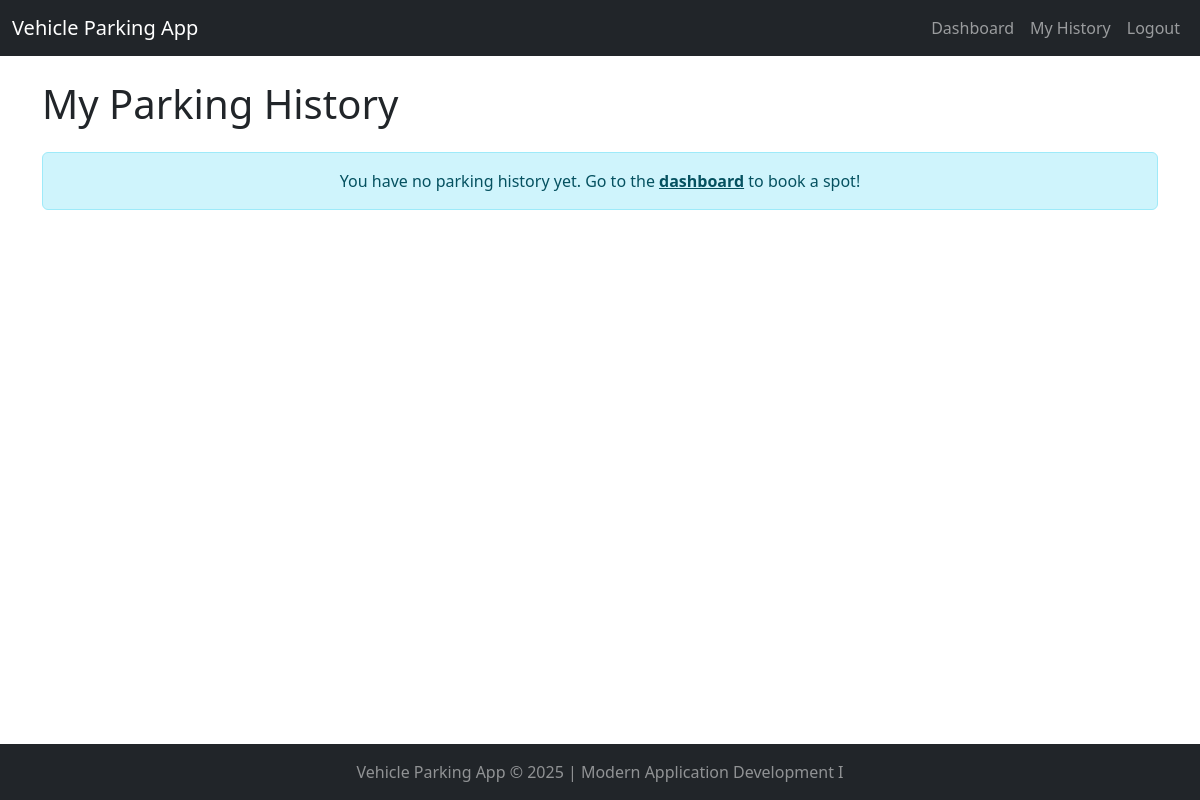
/user_history (signed in), run on an earlier commit of the app's database.
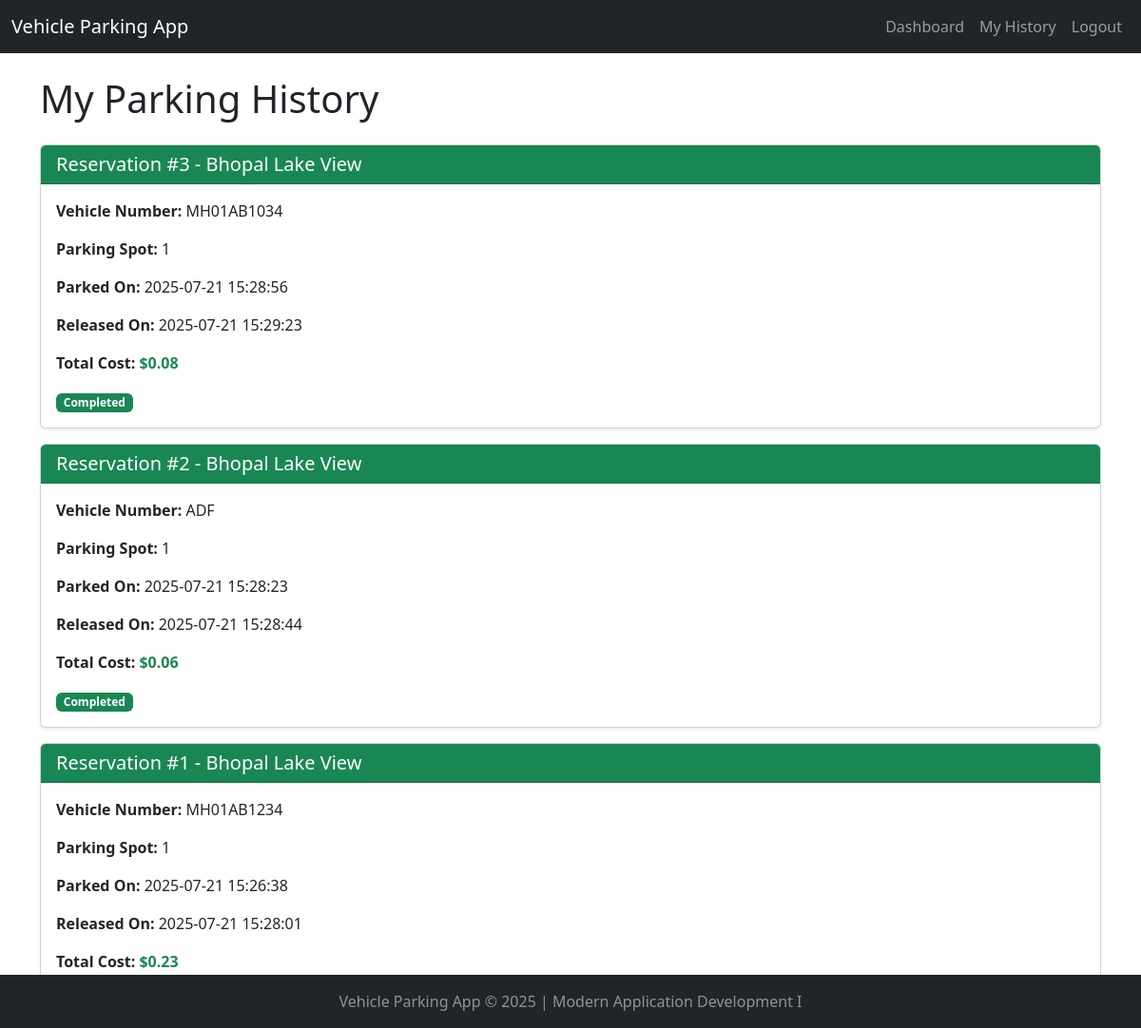
And on a later commit of the database.
### app.py (models this page shows)
class ReservedSpot(db.Model):
    __tablename__ = "reserved_spots"
    id = db.Column(db.Integer, primary_key=True)
    spot_id = db.Column(db.Integer, db.ForeignKey("parking_spots.id"), nullable=False) # Remove unique=True
    user_id = db.Column(db.Integer, db.ForeignKey("users.id"), nullable=False)
    vehicle_number = db.Column(db.String(20), nullable=False)
    parking_timestamp = db.Column(db.DateTime, nullable=False, default=datetime.datetime.now)
    leaving_timestamp = db.Column(db.DateTime, nullable=True)
    total_cost = db.Column(db.Float, nullable=True)

class ParkingLot(db.Model):
    __tablename__ = "parking_lots"
    id = db.Column(db.Integer, primary_key=True)
    prime_location_name = db.Column(db.String(120), unique=True, nullable=False)
    price_per_hour = db.Column(db.Float, nullable=False)
    address = db.Column(db.String(200), nullable=False)
    pin_code = db.Column(db.String(10), nullable=False)
    maximum_number_of_spots = db.Column(db.Integer, nullable=False)
    parking_spots = db.relationship("ParkingSpot", backref="parking_lot", cascade="all, delete-orphan")

class ParkingSpot(db.Model):
    __tablename__ = "parking_spots"
    id = db.Column(db.Integer, primary_key=True)
    lot_id = db.Column(db.Integer, db.ForeignKey("parking_lots.id"), nullable=False)
    spot_number = db.Column(db.Integer, nullable=False) # e.g., 1, 2, 3... within a lot
    status = db.Column(db.String(1), nullable=False, default="A") # 'A' for Available, 'O' for Occupied
    reserved_spots = db.relationship("ReservedSpot", backref="parking_spot", cascade="all, delete-orphan") # One-to-many relationship
    __table_args__ = (db.UniqueConstraint('lot_id', 'spot_number', name='_lot_spot_uc'),)

### app.py (the view)
@app.route("/user_history")
def user_history():
    if "user_logged_in" not in session:
        flash("Please login to view your parking history.", "danger")
        return redirect(url_for("user_login"))
    user_id = session["user_id"]
    parking_history = db.session.query(ReservedSpot).filter_by(user_id=user_id).order_by(ReservedSpot.parking_timestamp.desc()).all()
    history_data = []
    for res in parking_history:
        spot = db.session.query(ParkingSpot).get(res.spot_id)
        lot = db.session.query(ParkingLot).get(spot.lot_id) if spot else None
        history_data.append({
            'reservation': res,
            'spot': spot,
            'lot': lot
        })
    return render_template("user_history.html", history_data=history_data)

### templates/user_history.html (shortened to what this page needs)
{% extends "base.html" %}
{% block content %}
    <h1 class="mb-4">My Parking History</h1>
    {% if history_data %}
        <div class="row row-cols-1 g-3">
            {% for data in history_data %}
                <div class="col">
                    <div class="card shadow-sm h-100 border-{% if data.reservation.leaving_timestamp %}border-success{% else %}border-warning{% endif %}">
                        <div class="card-header bg-{% if data.reservation.leaving_timestamp %}success{% else %}warning{% endif %} text-white">
                            <h5 class="mb-0">Reservation #{{ data.reservation.id }} -
                                {% if data.lot %}{{ data.lot.prime_location_name }}{% else %}N/A{% endif %}
                            </h5>
                        </div>
                        <div class="card-body">
                            <p class="card-text"><strong>Vehicle Number:</strong> {{ data.reservation.vehicle_number }}</p>
                            <p class="card-text"><strong>Parking Spot:</strong> {% if data.spot %}{{ data.spot.spot_number }}{% else %}N/A{% endif %}</p>
                            <p class="card-text"><strong>Parked On:</strong> {{ data.reservation.parking_timestamp.strftime('%Y-%m-%d %H:%M:%S') }}</p>
                            {% if data.reservation.leaving_timestamp %}
                                <p class="card-text"><strong>Released On:</strong> {{ data.reservation.leaving_timestamp.strftime('%Y-%m-%d %H:%M:%S') }}</p>
                                <p class="card-text"><strong>Total Cost:</strong> <span class="fw-bold text-success">${{ "%.2f"|format(data.reservation.total_cost) }}</span></p>
                                <span class="badge bg-success">Completed</span>
                            {% else %}
                                <p class="card-text"><strong>Status:</strong> <span class="badge bg-warning">Active</span></p>
                                <a href="{{ url_for('release_parking_spot', reservation_id=data.reservation.id) }}" class="btn btn-danger btn-sm mt-2">Release Spot</a>
                            {% endif %}
                        </div>
                    </div>
                </div>
            {% endfor %}
        </div>
    {% else %}
        <div class="alert alert-info text-center" role="alert">
            You have no parking history yet. Go to the <a href="{{ url_for('user_dashboard') }}" class="alert-link">dashboard</a> to book a spot!
        </div>
    {% endif %}
{% endblock %}

### templates/base.html (shortened to what this page needs)
<!DOCTYPE html>
<html lang="en">
<head>
    <link href="https://cdn.jsdelivr.net/npm/bootstrap@5.3.3/dist/css/bootstrap.min.css" rel="stylesheet">
    <link rel="stylesheet" href="{{ url_for('static', filename='css/style.css') }}">
</head>
<body>
    <nav class="navbar navbar-expand-lg navbar-dark bg-dark">
        <div class="container-fluid">
            <a class="navbar-brand" href="/">Vehicle Parking App</a>
            <div class="collapse navbar-collapse" id="navbarNav">
                <ul class="navbar-nav ms-auto">
                    {% if 'user_logged_in' in session %}
                    <li class="nav-item">
                        <a class="nav-link" href="/user_dashboard">Dashboard</a>
                    </li>
                    <li class="nav-item">
                        <a class="nav-link" href="/user_history">My History</a>
                    </li>
                    <li class="nav-item">
                        <a class="nav-link" href="/logout">Logout</a>
                    </li>
                    {% endif %}
                </ul>
            </div>
        </div>
    </nav>
    <div class="container mt-4">
        {% block content %}
        {% endblock %}
    </div>
    <footer class="footer bg-dark text-white-50 mt-auto py-3" style="position: fixed; bottom: 0; width: 100%;">
        <div class="container text-center">
            <span>Vehicle Parking App &copy; 2025 | Modern Application Development I</span>
        </div>
    </footer>
</body>
</html>

What changed in the data, as far as the page shows it:
added ReservedSpot: reservation.id "3", reservation.vehicle_number "MH01AB1034", reservation.parking_timestamp "2025-07-21 15:28:56", reservation.leaving_timestamp "2025-07-21 15:29:23", reservation.total_cost "0.08"
added ParkingLot: lot.prime_location_name "Bhopal Lake View" "Bhopal Lake View" "Bhopal Lake View"
added ParkingSpot: spot.spot_number "1" "1" "1"
added ReservedSpot: reservation.id "2", reservation.vehicle_number "ADF", reservation.parking_timestamp "2025-07-21 15:28:23", reservation.leaving_timestamp "2025-07-21 15:28:44", reservation.total_cost "0.06"
added ReservedSpot: reservation.id "1", reservation.vehicle_number "MH01AB1234", reservation.parking_timestamp "2025-07-21 15:26:38", reservation.leaving_timestamp "2025-07-21 15:28:01", reservation.total_cost "0.23"
Also different on the page:
new list line: "Reservation # - Vehicle Number: Parking Spot: Parked On: Released On: Total Cost: $ Completed"
new list line: "Reservation # - Vehicle Number: Parking Spot: Parked On: Released On: Total Cost: $"
text no longer shown: "You have no parking history yet. Go to the dashboard to book a spot!"
